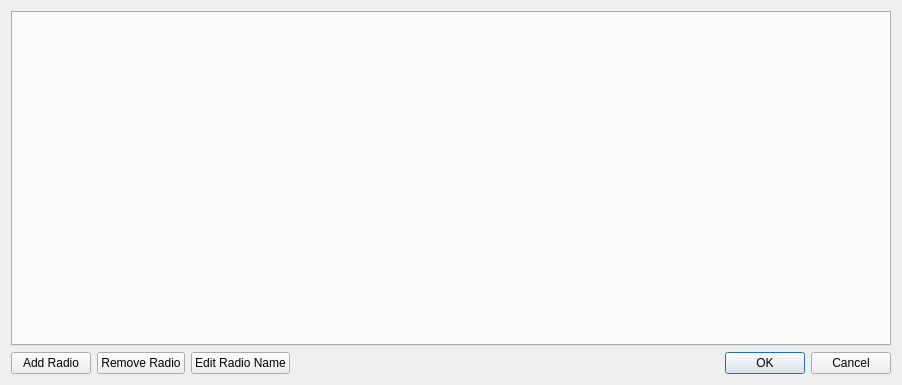
<?xml version="1.0" encoding="UTF-8"?>
<ui version="4.0">
 <class>RigSetupDialog</class>
 <widget class="QDialog" name="RigSetupDialog">
  <property name="geometry">
   <rect>
    <x>0</x>
    <y>0</y>
    <width>902</width>
    <height>385</height>
   </rect>
  </property>
  <property name="windowTitle">
   <string>Radio Setup</string>
  </property>
  <layout class="QVBoxLayout" name="verticalLayout">
   <item>
    <widget class="QLogTabWidget" name="radioTab"/>
   </item>
   <item>
    <layout class="QHBoxLayout" name="horizontalLayout">
     <item>
      <widget class="QPushButton" name="addRadio">
       <property name="text">
        <string>Add Radio</string>
       </property>
      </widget>
     </item>
     <item>
      <widget class="QPushButton" name="removeRadio">
       <property name="text">
        <string>Remove Radio</string>
       </property>
      </widget>
     </item>
     <item>
      <widget class="QPushButton" name="editRadioName">
       <property name="text">
        <string>Edit Radio Name</string>
       </property>
      </widget>
     </item>
     <item>
      <spacer name="horizontalSpacer">
       <property name="orientation">
        <enum>Qt::Horizontal</enum>
       </property>
       <property name="sizeHint" stdset="0">
        <size>
         <width>40</width>
         <height>20</height>
        </size>
       </property>
      </spacer>
     </item>
     <item>
      <widget class="QDialogButtonBox" name="buttonBox">
       <property name="orientation">
        <enum>Qt::Horizontal</enum>
       </property>
       <property name="standardButtons">
        <set>QDialogButtonBox::Cancel|QDialogButtonBox::Ok</set>
       </property>
      </widget>
     </item>
    </layout>
   </item>
  </layout>
 </widget>
 <customwidgets>
  <customwidget>
   <class>QLogTabWidget</class>
   <extends>QTabWidget</extends>
   <header>qlogtabwidget.h</header>
   <container>1</container>
  </customwidget>
 </customwidgets>
 <resources/>
 <connections>
  <connection>
   <sender>buttonBox</sender>
   <signal>accepted()</signal>
   <receiver>RigSetupDialog</receiver>
   <slot>accept()</slot>
   <hints>
    <hint type="sourcelabel">
     <x>248</x>
     <y>254</y>
    </hint>
    <hint type="destinationlabel">
     <x>157</x>
     <y>274</y>
    </hint>
   </hints>
  </connection>
  <connection>
   <sender>buttonBox</sender>
   <signal>rejected()</signal>
   <receiver>RigSetupDialog</receiver>
   <slot>reject()</slot>
   <hints>
    <hint type="sourcelabel">
     <x>316</x>
     <y>260</y>
    </hint>
    <hint type="destinationlabel">
     <x>286</x>
     <y>274</y>
    </hint>
   </hints>
  </connection>
 </connections>
</ui>
